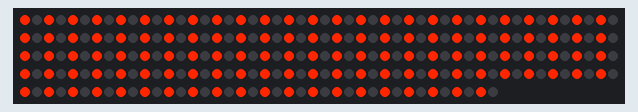
Recording of a sketch running on a simulated Arduino Uno, built with avr-gcc and run on an emulated ATmega328P. On the bench: 240 RGB LEDs in strip order, left to right, continuing on the next row.

Above: at 0.1 s.

The sketch:

Cart_Lights.ino
```cpp
#include <FastLED.h>

// How many leds in your strip?
#define NUM_LEDS 240

// For led chips like Neopixels, which have a data line, ground, and power, you just
// need to define DATA_PIN.  For led chipsets that are SPI based (four wires - data, clock,
// ground, and power), like the LPD8806 define both DATA_PIN and CLOCK_PIN
#define DATA_PIN 6
// Define the array of leds
CRGB leds[NUM_LEDS];

const CRGB ORANGE = CRGB(255, 38.25, 0);
const CRGB RED = CRGB(0,255,0);

void setup() {
  FastLED.addLeds<NEOPIXEL, DATA_PIN>(leds, NUM_LEDS);
}
void loop() {
  for (int i=0; i<NUM_LEDS; i++) {
    if (i % 2 == 0) {
      leds[i] = ORANGE;
    } else {
      leds[i] = CRGB::Black;
    }
  }
  FastLED.show();
  delay(1000);
  fill_solid(leds, NUM_LEDS, CRGB::Black);
  delay(1000);

}
  /*
  //fill_solid(leds, NUM_LEDS, ORANGE);
  fill_solid(leds, NUM_LEDS, CRGB::Black);
  FastLED.show();
  delay (1000);
  fill_solid(leds, NUM_LEDS, RED);
  FastLED.show();
  delay(1000);
*/
```
